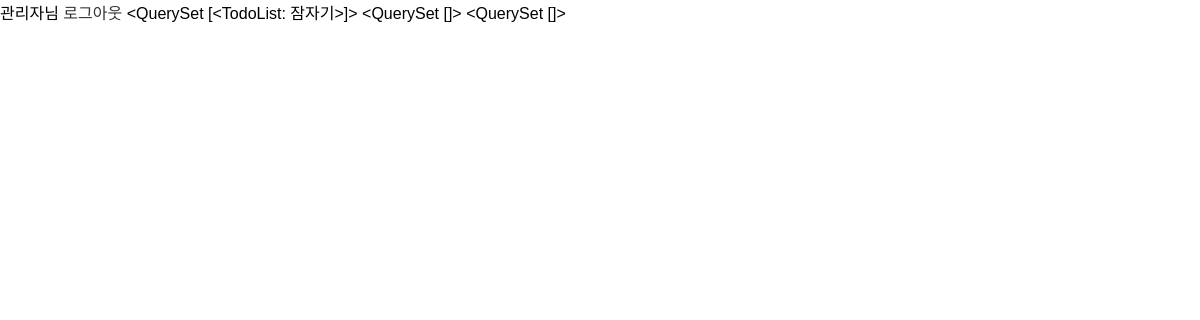
The app's page / (signed in), older data.
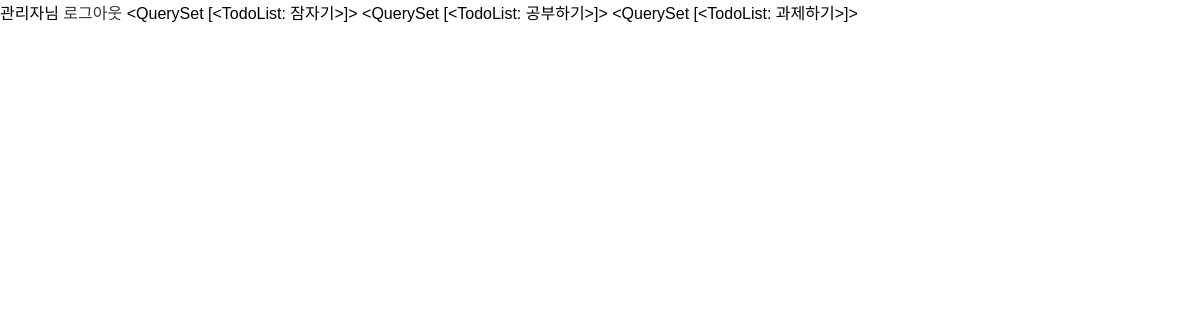
The same page, newer data.
### accounts/models.py (models this page shows, shortened)
class Profile(models.Model):
    user = models.OneToOneField(User, on_delete=models.CASCADE)
    nickname = models.CharField(max_length=20, verbose_name='닉네임')
    class Meta:
        verbose_name = "프로필 목록"
        verbose_name_plural = "프로필 목록"

### todolist/models.py (models this page shows)
class TodoList(models.Model):
    username = models.ForeignKey(settings.AUTH_USER_MODEL, on_delete=models.CASCADE, verbose_name='유저명')
    title = models.CharField(max_length=30, verbose_name='타이틀')
    content = models.TextField(verbose_name='내용')
    is_progressed = models.BooleanField(verbose_name='진행여부', default=False)
    is_completed = models.BooleanField(verbose_name='완료여부', default=False)
    def __str__(self):
        return f"{self.title}"
    class Meta:
        verbose_name = "TODO 목록"
        verbose_name_plural = "TODO 목록"

### todolist/views.py (the view)
# urls.py: path('', views.TodoIndexView.as_view(), name='index'),
class TodoIndexView(LoginRequiredMixin, TemplateView):
    template_name = 'todolist/index.html'
    def get_context_data(self, **kwargs):
        context = super().get_context_data(**kwargs)
        context['not_started'] = TodoList.objects.filter(username=self.request.user, is_progressed=False, is_completed=False)
        context['progressed'] = TodoList.objects.filter(username=self.request.user, is_progressed=True, is_completed=False)
        context['completed'] = TodoList.objects.filter(username=self.request.user, is_progressed=True, is_completed=True)
        return context

### todolist/templates/todolist/index.html
{% extends "_base.html" %}
{% block content %}
    {% firstof request.user.profile.nickname request.user.username %}님
    <a href="{% url 'logout' %}">로그아웃</a>
    {{ not_started }}
    {{ progressed }}
    {{ completed }}
{% endblock %}

### templates/_base.html (shortened to what this page needs)
{% load static %}
<!doctype html>
<html>
<head>
    <link rel="stylesheet" href="{% static 'css/styles.css' %}">
</head>
<body>
{% block content %}
{% endblock %}
</body>
</html>

### static/css/styles.css (style rules this page uses)
* { margin: 0; padding: 0; box-sizing: border-box; }
a { text-decoration: none; color:#333; }
a:link,a:visited { text-decoration: none; color:#333; }
body { font-size:16px; font-family: 'Noto Sans KR', sans-serif; }

Row changes from the older to the newer data that the page shows:
added TodoList: title "<QuerySet [<TodoList: 공부하기>]>"
added TodoList: title "<QuerySet [<TodoList: 과제하기>]>"
Text that changed along with them:
{{ progressed }}: "<QuerySet []>" → (not shown)
{{ completed }}: "<QuerySet []>" → (not shown)
